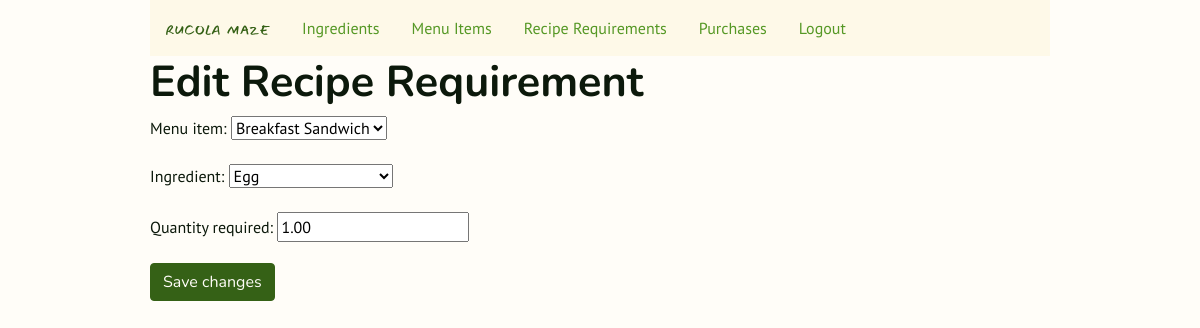
The app's page /recipe_requirements/30/edit (signed in) with its own data.
### inventory/models.py (models this page shows, shortened)
class RecipeRequirement(models.Model):
    menu_item = models.ForeignKey(MenuItem, on_delete=models.CASCADE)
    ingredient = models.ForeignKey(Ingredient, on_delete=models.CASCADE)
    quantity_required = models.DecimalField(max_digits=8, decimal_places=2)

### inventory/views.py (the view)
class RecipeRequirementUpdate(LoginRequiredMixin, UpdateView):
    model = RecipeRequirement
    template_name = "inventory/recipe_requirement_edit.html"
    form_class = RecipeRequirementForm

### inventory/forms.py
class RecipeRequirementForm(forms.ModelForm):
    class Meta:
        model = RecipeRequirement
        fields = "__all__"

### inventory/models.py (called while the page is built)
    def __str__(self):
        return self.name

    def __str__(self):
        return self.title

### inventory/templates/inventory/recipe_requirement_edit.html (shortened to what this page needs)
{% extends 'inventory/layout.html' %}
{% block body %}
<div class="h1">
    <h1>Edit Recipe Requirement</h1>
</div>
<form method="POST">
    {{ form.as_p }}
    <input type="submit" value="Save changes" class="btn btn-primary">
</form>
{% endblock %}

### inventory/static/inventory/style.css (style rules this page uses)
body { font-family: PT Sans; color: #0C190B; background-color: #FFFDF8; width: 75%; margin: 0 auto; }
.h1 h1 { font-family: Nunito; font-weight: bold; font-size: 2.7rem; margin-top: 24; }
.btn-primary { background-color: #356116; color: #FFFDF8; font-family: Nunito; border-color: #356116 }

### records on screen
RecipeRequirement: menu_item "Breakfast Sandwich", ingredient "Egg", quantity_required "1.00"
